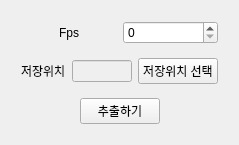
<?xml version="1.0" encoding="UTF-8"?>
<ui version="4.0">
 <class>Form</class>
 <widget class="QWidget" name="Form">
  <property name="geometry">
   <rect>
    <x>0</x>
    <y>0</y>
    <width>239</width>
    <height>136</height>
   </rect>
  </property>
  <property name="windowTitle">
   <string>Form</string>
  </property>
  <layout class="QHBoxLayout" name="horizontalLayout_3">
   <item>
    <layout class="QVBoxLayout" name="verticalLayout">
     <property name="leftMargin">
      <number>6</number>
     </property>
     <property name="topMargin">
      <number>6</number>
     </property>
     <property name="rightMargin">
      <number>6</number>
     </property>
     <property name="bottomMargin">
      <number>6</number>
     </property>
     <item>
      <layout class="QHBoxLayout" name="horizontalLayout">
       <property name="leftMargin">
        <number>4</number>
       </property>
       <property name="topMargin">
        <number>4</number>
       </property>
       <property name="rightMargin">
        <number>4</number>
       </property>
       <property name="bottomMargin">
        <number>4</number>
       </property>
       <item>
        <widget class="QLabel" name="label_fps">
         <property name="text">
          <string>Fps</string>
         </property>
         <property name="alignment">
          <set>Qt::AlignCenter</set>
         </property>
        </widget>
       </item>
       <item>
        <widget class="QSpinBox" name="spinBox_fps"/>
       </item>
      </layout>
     </item>
     <item>
      <layout class="QHBoxLayout" name="horizontalLayout_2">
       <property name="leftMargin">
        <number>4</number>
       </property>
       <property name="topMargin">
        <number>4</number>
       </property>
       <property name="rightMargin">
        <number>4</number>
       </property>
       <property name="bottomMargin">
        <number>4</number>
       </property>
       <item>
        <widget class="QLabel" name="label_save_path">
         <property name="text">
          <string>저장위치</string>
         </property>
        </widget>
       </item>
       <item>
        <widget class="QLineEdit" name="lineEdit_save_path">
         <property name="enabled">
          <bool>false</bool>
         </property>
        </widget>
       </item>
       <item>
        <widget class="QPushButton" name="pushButton_save_path_select">
         <property name="text">
          <string>저장위치 선택</string>
         </property>
        </widget>
       </item>
      </layout>
     </item>
     <item>
      <layout class="QHBoxLayout" name="horizontalLayout_4">
       <property name="leftMargin">
        <number>4</number>
       </property>
       <property name="topMargin">
        <number>4</number>
       </property>
       <property name="rightMargin">
        <number>4</number>
       </property>
       <property name="bottomMargin">
        <number>4</number>
       </property>
       <item>
        <spacer name="horizontalSpacer">
         <property name="orientation">
          <enum>Qt::Horizontal</enum>
         </property>
         <property name="sizeHint" stdset="0">
          <size>
           <width>40</width>
           <height>20</height>
          </size>
         </property>
        </spacer>
       </item>
       <item>
        <widget class="QPushButton" name="pushButton_extract">
         <property name="text">
          <string>추출하기</string>
         </property>
        </widget>
       </item>
       <item>
        <spacer name="horizontalSpacer_2">
         <property name="orientation">
          <enum>Qt::Horizontal</enum>
         </property>
         <property name="sizeHint" stdset="0">
          <size>
           <width>40</width>
           <height>20</height>
          </size>
         </property>
        </spacer>
       </item>
      </layout>
     </item>
    </layout>
   </item>
  </layout>
 </widget>
 <resources/>
 <connections/>
</ui>
